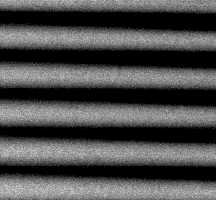
#> input picture PSI/Images/New folder/Image-4.bmp, 216 x 200 px, found by its file name
$ python Example_1.py
#> lines starting #> are read from the running program, lines starting #| are printed output that depends on the picture; pictures that were not available may be replaced by others from this repository, and a replacement may not be noted
from itoh2d import itoh_2D
import numpy as np
import matplotlib.pyplot as plt
from PIL import Image
from mpl_toolkits.mplot3d import Axes3D

# load the image
I1 = np.array(Image.open('Images\Image-4.bmp'), dtype='double')
I2 = np.array(Image.open('Images\Image-5.bmp'), dtype='double')
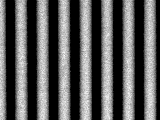
#> input picture PSI/Images/Image-5.tif, 160 x 120 px, given in place of Image-5.bmp, which was not available
I3 = np.array(Image.open('Images\Image-6.bmp'), dtype='double')
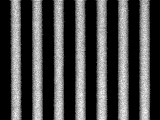
#> input picture PSI/Images/Image-6.tif, 160 x 120 px, given in place of Image-6.bmp, which was not available
I4 = np.array(Image.open('Images\Image-7.bmp'), dtype='double')
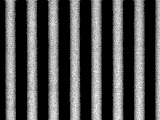
#> input picture PSI/Images/Image-7.tif, 160 x 120 px, given in place of Image-7.bmp, which was not available
#> (the run stopped early here; a loop or call above may not have finished)
